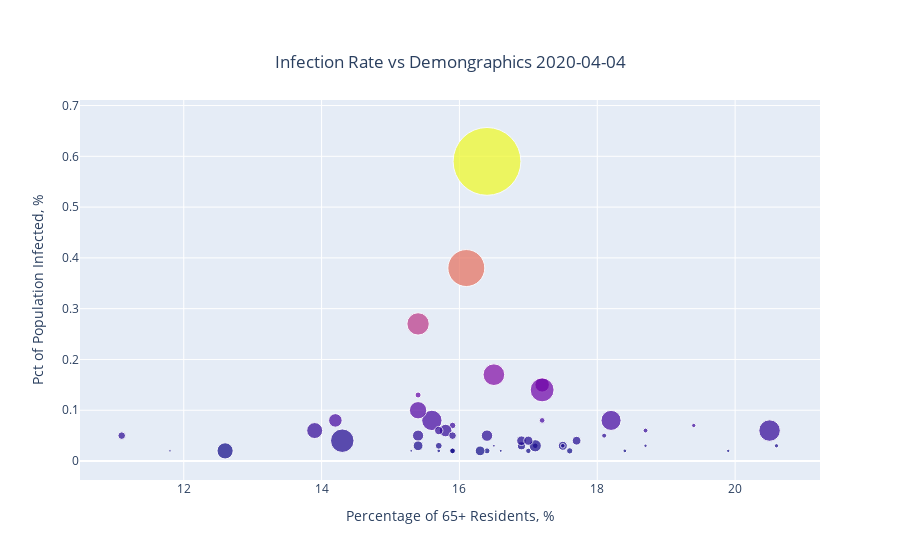

The cell this chart's notebook holds for it:
### Code cell
infected_v_demographic('2020-04-04')

### Figure 1 — Plotly figure (JSON) as saved in the notebook; plotly's stock layout.template omitted (floating-point values rounded to 4 significant figures)
{"data": [{"marker": {"color": [0.03, 0.02, 0.03, 0.02, 0.04, 0.08, 0.15, 0.06, 0.13, 0.06, 0.06, 0.02, 0.07, 0.08, 0.06, 0.03, 0.02, 0.02, 0.27, 0.03, 0.05, 0.17, 0.14, 0.02, 0.05, 0.04, 0.03, 0.02, 0.06, 0.05, 0.38, 0.03, 0.59, 0.02, 0.02, 0.03, 0.03, 0.02, 0.08, 0.08, 0.04, 0.02, 0.05, 0.02, 0.05, 0.07, 0.03, 0.1, 0.02, 0.04, 0.03], "size": [8.082, 2.6, 8.987, 5.452, 23.49, 13.53, 14.53, 4.87, 6.007, 21.48, 15.98, 3.736, 6.564, 20.35, 12.57, 5.607, 5.295, 6.056, 22.36, 4.271, 11.18, 21.67, 23.85, 5.882, 7.629, 9.573, 3.353, 3.682, 8.386, 4.984, 36.95, 4.66, 67.82, 9.802, 2.728, 12.23, 6.809, 6.321, 20.11, 5.678, 8.757, 2.912, 11.43, 16.21, 7.558, 4.294, 9.812, 17.32, 3.359, 9.191, 2.735]}, "mode": "markers", "text": ["Alabama", "Alaska", "Arizona", "Arkansas", "California", "Colorado", "Connecticut", "Delaware", "District of Columbia", "Florida", "Georgia", "Hawaii", "Idaho", "Illinois", "Indiana", "Iowa", "Kansas", "Kentucky", "Louisiana", "Maine", "Maryland", "Massachusetts", "Michigan", "Minnesota", "Mississippi", "Missouri", "Montana", "Nebraska", "Nevada", "New Hampshire", "New Jersey", "New Mexico", "New York", "North Carolina", "North Dakota", "Ohio", "Oklahoma", "Oregon", "Pennsylvania", "Rhode Island", "South Carolina", "South Dakota", "Tennessee", "Texas", "Utah", "Vermont", "Virginia", "Washington", "West Virginia", "Wisconsin", "Wyoming"], "type": "scatter", "x": [16.9, 11.8, 17.5, 17, 14.3, 14.2, 17.2, 18.7, 15.4, 20.5, 13.9, 18.4, 15.9, 15.6, 15.8, 17.1, 15.9, 16.4, 15.4, 20.6, 15.4, 16.5, 17.2, 15.9, 15.9, 16.9, 18.7, 15.7, 15.7, 18.1, 16.1, 17.5, 16.4, 16.3, 15.3, 17.1, 15.7, 17.6, 18.2, 17.2, 17.7, 16.6, 16.4, 12.6, 11.1, 19.4, 15.4, 15.4, 19.9, 17, 16.5], "y": [0.03, 0.02, 0.03, 0.02, 0.04, 0.08, 0.15, 0.06, 0.13, 0.06, 0.06, 0.02, 0.07, 0.08, 0.06, 0.03, 0.02, 0.02, 0.27, 0.03, 0.05, 0.17, 0.14, 0.02, 0.05, 0.04, 0.03, 0.02, 0.06, 0.05, 0.38, 0.03, 0.59, 0.02, 0.02, 0.03, 0.03, 0.02, 0.08, 0.08, 0.04, 0.02, 0.05, 0.02, 0.05, 0.07, 0.03, 0.1, 0.02, 0.04, 0.03]}], "layout": {"title": {"text": "Infection Rate vs Demongraphics 2020-04-04", "x": 0.5, "xanchor": "center", "y": 0.9, "yanchor": "top"}, "xaxis": {"title": {"text": "Percentage of 65+ Residents, %"}}, "yaxis": {"title": {"text": "Pct of Population Infected, %"}}}}
